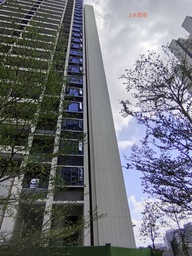
#> input picture facadeDetection/algorithms/data/southwest.jpg, 192 x 256 px, shrunk from 2448 x 3264 before the run
$ python ori_photo_zheng.py
#> lines starting #> are read from the running program, lines starting #| are printed output that depends on the picture
import cv2
import numpy as np

def get_vertical_lines(image):
    """
    通过边缘检测和霍夫变换提取图像中近似竖直的直线
    """
    gray = cv2.cvtColor(image, cv2.COLOR_BGR2GRAY)
    # 边缘检测 (参数可根据图像清晰度微调)
    edges = cv2.Canny(gray, 50, 150, apertureSize=3)

    # 霍夫变换提取直线
    lines = cv2.HoughLinesP(edges, rho=1, theta=np.pi/180, threshold=100,
                            minLineLength=80, maxLineGap=10)

    vertical_lines = []
    if lines is not None:
        for line in lines:
            x1, y1, x2, y2 = line[0]
            # 计算直线的倾斜角度
            if x2 == x1:
                angle = 90.0
            else:
                angle = np.degrees(np.arctan2(abs(y2 - y1), abs(x2 - x1)))

            # 过滤掉水平线和倾斜线，只保留角度大于 70 度的近似竖直线
            if angle > 70:
                vertical_lines.append((x1, y1, x2, y2))

    return vertical_lines

def compute_vanishing_point(lines):
    """
    计算所有竖直线的交点，并取中位数以剔除噪点（求垂直灭点）
    """
    intersections = []
    # 遍历所有线对，计算交点
    for i in range(len(lines)):
        for j in range(i + 1, len(lines)):
            x1, y1, x2, y2 = lines[i]
            x3, y3, x4, y4 = lines[j]

            # 利用齐次坐标叉乘求直线方程
            L1 = np.cross([x1, y1, 1], [x2, y2, 1])
            L2 = np.cross([x3, y3, 1], [x4, y4, 1])

            # 直线相交点
            pt = np.cross(L1, L2)
            if pt[2] != 0: # 避免平行线导致除以 0
                pt = pt / pt[2]
                intersections.append([pt[0], pt[1]])

    if not intersections:
        return None

    # 取所有交点的中位数作为鲁棒的灭点坐标 (vp_x, vp_y)
    # 中位数对异常值(误检的线条)有极强的抵抗力
    vp = np.median(intersections, axis=0)
    return vp

def auto_rectify_building(image_path, output_path="rectified_auto_东南.jpg"):
    """
    自动化调正视角主函数
    """
#> called with image_path = '../data/southwest.jpg', output_path = 'rectified_auto_southwest.jpg'
    img = cv2.imread(image_path)
#> img is the input picture: shape (256, 192, 3); mean B, G, R 119.4, 113.4, 111.3
    if img is None:
        print("未找到图片，请检查路径。")
        return

    h, w = img.shape[:2]
#> h = 256; w = 192

    # 1. 获取竖直线
    lines = get_vertical_lines(img)
#> in get_vertical_lines, `gray = cv2.cvtColor(image, cv2.COLOR_BGR2GRAY)`:
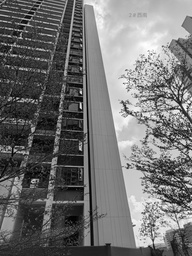
#> gray: shape (256, 192); min 0, max 255, mean 113.4
#> in get_vertical_lines, `edges = cv2.Canny(gray, 50, 150, apertureSize=3)`:
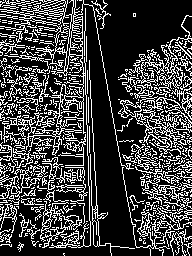
#> edges: shape (256, 192); 25.8% white in thin lines or dots
#> in get_vertical_lines, `lines = cv2.HoughLinesP(edges, rho=1, theta=np.pi/180, threshold=100, ..`: lines = 15 rows, first 6: [85, 4, 93, 244], [84, 41, 90, 240], [39, 246, 73, 0], [6, 244, 67, 0], [92, 1, 135, 245], [83, 245, 83, 67]
#> the loop in get_vertical_lines, `for line in lines:` made 15 passes
#> (x1, y1, x2, y2, angle) on passes 1 to 12: (85, 4, 93, 244, 88.09), (84, 41, 90, 240, 88.27), (39, 246, 73, 0, 82.13), (6, 244, 67, 0, 75.96), (92, 1, 135, 245, 80.01), (83, 245, 83, 67, 90), (52, 196, 75, 1, 83.27), (2, 221, 92, 131, 45), (0, 229, 65, 1, 74.09), (0, 9, 91, 100, 45), (1, 16, 91, 106, 45), (150, 252, 180, 38, 82.02)
#> after the loop in get_vertical_lines, `for line in lines:`: vertical_lines = [(85, 4, 93, 244), (84, 41, 90, 240), (39, 246, 73, 0), (6, 244, 67, 0), (92, 1, 135, 245), (83, 245, 83, 67), (52, 196, 75, 1), (0, 229, 65, 1), (150, 252, 180, 38), (158, 248, 185, 29)]
#> lines has the same summary as vertical_lines in get_vertical_lines
    if len(lines) < 2:
        print("检测到的竖直线不足，无法自动对齐。")
        return

    # 2. 计算垂直灭点
    vp = compute_vanishing_point(lines)
#> the loop in compute_vanishing_point, `for i in range(len(lines)):` made 10 passes
#> after the loop in compute_vanishing_point, `for i in range(len(lines)):`: intersections = 45 pairs, first value -7785.6 to 1143.4, second value -7744.4 to 56859.1
#> in compute_vanishing_point, `vp = np.median(intersections, axis=0)`: vp = [83, -57.53]
#> vp = [83, -57.53]
    if vp is None:
        print("无法计算灭点。")
        return

    vp_x, vp_y = vp
#> vp_x = 83; vp_y = -57.53
    print(f"计算得到的垂直灭点坐标: X={vp_x:.2f}, Y={vp_y:.2f}")
#| 计算得到的垂直灭点坐标: X=83.00, Y=-57.53

    # 3. 构造矫正矩阵 (Homography)
    # 思想：将图像中心移到原点 -> 应用校正映射 -> 移回原点
    cx, cy = w / 2.0, h / 2.0
#> cx = 96; cy = 128

    # 计算灭点相对于中心的偏移
    vp_y_centered = vp_y - cy
#> vp_y_centered = -185.5

    # 构造透视变换矩阵，专门修正俯仰角(Pitch)导致的畸变
    # (如果图像没有明显的左右倾斜，仅保留对 Y 轴的修正即可消除"远小近大")
    K = np.array([
        [1, 0, 0],
        [0, 1, 0],
        [0, -1.0 / vp_y_centered, 1]
    ])
#> K = [[1, 0, 0], [0, 1, 0], [0, 0.00539, 1]]

    T1 = np.array([
        [1, 0, -cx],
        [0, 1, -cy],
        [0, 0, 1]
    ])
#> T1 = [[1, 0, -96], [0, 1, -128], [0, 0, 1]]

    T2 = np.array([
        [1, 0, cx],
        [0, 1, cy],
        [0, 0, 1]
    ])
#> T2 = [[1, 0, 96], [0, 1, 128], [0, 0, 1]]

    # H = T2 * K * T1
    H = T2.dot(K).dot(T1)
#> H = [[1, 0.517, -66.23], [0, 1.69, -88.31], [0, 0.00539, 0.31]]

    # 4. 调整输出画布大小，防止矫正后图像被裁剪
    # 计算原图四个角在变换后的坐标
    corners = np.array([
        [0, 0], [w, 0], [w, h], [0, h]
    ], dtype='float32')
    corners = np.array([corners])
    warped_corners = cv2.perspectiveTransform(corners, H)[0]
#> warped_corners = [[-213.6, -284.8], [405.6, -284.8], [152.8, 203.7], [39.19, 203.7]]

    x_min, y_min = np.int32(warped_corners.min(axis=0))
#> x_min = -213; y_min = -284
    x_max, y_max = np.int32(warped_corners.max(axis=0))
#> x_max = 405; y_max = 203

    # 计算新图像的尺寸和偏移
    new_w = x_max - x_min
#> new_w = 618
    new_h = y_max - y_min
#> new_h = 487

    # 构造平移矩阵，把画面移回正中央
    T_offset = np.array([
        [1, 0, -x_min],
        [0, 1, -y_min],
        [0, 0, 1]
    ])
#> T_offset = [[1, 0, 213], [0, 1, 284], [0, 0, 1]]

    H_final = T_offset.dot(H)
#> H_final = [[1, 1.67, -0.186], [0, 3.22, -0.248], [0, 0.00539, 0.31]]

    # 5. 应用变换并保存
    rectified_img = cv2.warpPerspective(img, H_final, (new_w, new_h))
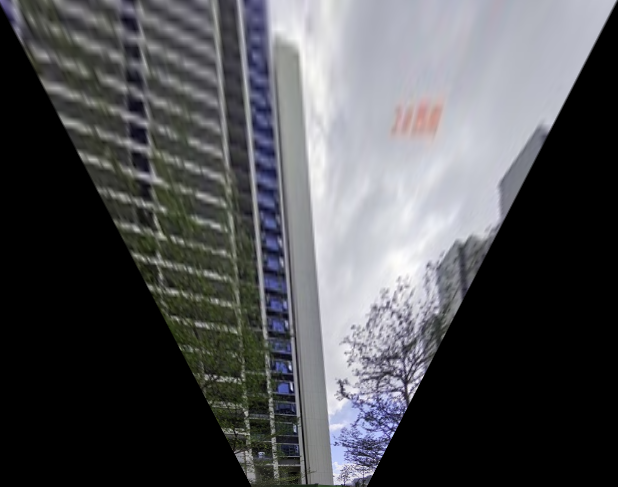
#> rectified_img: shape (487, 618, 3); mean B, G, R 83.4, 80.5, 79.7

    cv2.imwrite(output_path, rectified_img)
    print(f"处理完成！图片已保存至: {output_path}")

# ================= 使用示例 =================
# 将 "your_image.jpg" 替换为你的输入图像路径
if __name__ == "__main__":
    auto_rectify_building("../data/southwest.jpg", "rectified_auto_southwest.jpg")

$ run again, with facadeDetection/algorithms/data/northeast.jpg copied over facadeDetection/algorithms/data/southwest.jpg
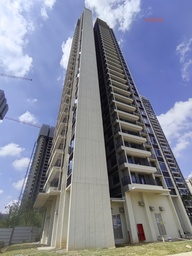
#> input picture facadeDetection/algorithms/data/northeast.jpg, 192 x 256 px, shrunk from 2448 x 3264 before the run
#> in auto_rectify_building, img is the input picture: shape (256, 192, 3); mean B, G, R 151.9, 134.9, 130
#> in get_vertical_lines, `edges = cv2.Canny(gray, 50, 150, apertureSize=3)`:
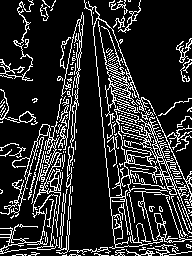
#> edges: shape (256, 192); 17.1% white in thin lines or dots
#> in get_vertical_lines, `lines = cv2.HoughLinesP(edges, rho=1, theta=np.pi/180, threshold=100, ..`: lines = [[66, 255, 82, 14], [90, 6, 106, 158], [70, 142, 80, 32], [113, 30, 189, 251], [56, 227, 77, 49], [49, 249, 78, 19], [101, 42, 157, 252], [106, 22, 185, 252], [124, 59, 183, 212], [56, 123, 73, 34], [16, 216, 43, 124], [105, 86, 131, 252]]
#> the loop in get_vertical_lines, `for line in lines:` made 12 passes
#> (x1, y1, x2, y2, angle) on passes 1 to 8: (66, 255, 82, 14, 86.2), (90, 6, 106, 158, 83.99), (70, 142, 80, 32, 84.81), (113, 30, 189, 251, 71.02), (56, 227, 77, 49, 83.27), (49, 249, 78, 19, 82.81), (101, 42, 157, 252, 75.07), (106, 22, 185, 252, 71.04)
#> after the loop in get_vertical_lines, `for line in lines:`: vertical_lines = [(66, 255, 82, 14), (90, 6, 106, 158), (70, 142, 80, 32), (113, 30, 189, 251), (56, 227, 77, 49), (49, 249, 78, 19), (101, 42, 157, 252), (106, 22, 185, 252), (56, 123, 73, 34), (16, 216, 43, 124), (105, 86, 131, 252)]
#> in auto_rectify_building, `lines = get_vertical_lines(img)`: lines has the same summary as vertical_lines in get_vertical_lines
#> the loop in compute_vanishing_point, `for i in range(len(lines)):` made 11 passes
#> after the loop in compute_vanishing_point, `for i in range(len(lines)):`: intersections = 55 pairs, first value -3426.4 to 117.5, second value -10262.3 to 15.72
#> in compute_vanishing_point, `vp = np.median(intersections, axis=0)`: vp = [85.44, -34.62]
#> vp_x = 85.44; vp_y = -34.62
#| 计算得到的垂直灭点坐标: X=85.44, Y=-34.62
#> vp_y_centered = -162.6
#> K = [[1, 0, 0], [0, 1, 0], [0, 0.00615, 1]]
#> H = [[1, 0.59, -75.56], [0, 1.79, -100.7], [0, 0.00615, 0.213]]
#> warped_corners = [[-354.9, -473.2], [546.9, -473.2], [149.7, 199.6], [42.28, 199.6]]
#> x_min = -354; y_min = -473
#> x_max = 546; y_max = 199
#> new_w = 900
#> new_h = 672
#> T_offset = [[1, 0, 354], [0, 1, 473], [0, 0, 1]]
#> H_final = [[1, 2.77, -0.197], [0, 4.7, -0.0494], [0, 0.00615, 0.213]]
#> in auto_rectify_building, `rectified_img = cv2.warpPerspective(img, H_final, (new_w, new_h))`:
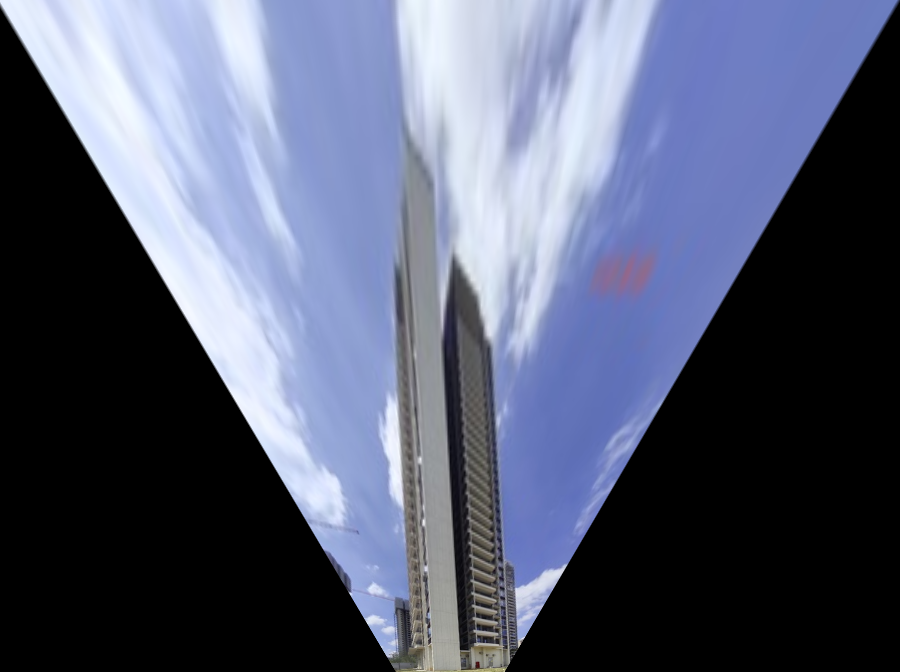
#> rectified_img: shape (672, 900, 3); mean B, G, R 113.7, 91.7, 85.3

$ run again, with facadeDetection/algorithms/data/northwest.jpg copied over facadeDetection/algorithms/data/southwest.jpg
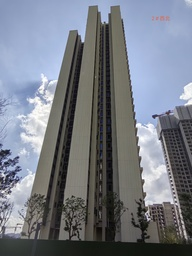
#> input picture facadeDetection/algorithms/data/northwest.jpg, 192 x 256 px, shrunk from 2448 x 3264 before the run
#> in auto_rectify_building, img is the input picture: shape (256, 192, 3); mean B, G, R 133.1, 123.6, 118.5
#> in get_vertical_lines, `edges = cv2.Canny(gray, 50, 150, apertureSize=3)`:
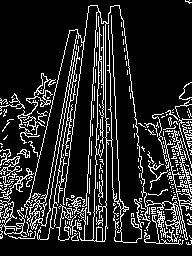
#> edges: shape (256, 192); 15.4% white in thin lines or dots
#> in get_vertical_lines, `lines = cv2.HoughLinesP(edges, rho=1, theta=np.pi/180, threshold=100, ..`: lines = 17 rows, first 6: [111, 25, 122, 241], [45, 226, 79, 35], [95, 177, 100, 34], [39, 230, 77, 33], [92, 100, 97, 5], [87, 224, 98, 8]
#> the loop in get_vertical_lines, `for line in lines:` made 17 passes
#> (x1, y1, x2, y2, angle) on passes 1 to 8: (111, 25, 122, 241, 87.08), (45, 226, 79, 35, 79.91), (95, 177, 100, 34, 88), (39, 230, 77, 33, 79.08), (92, 100, 97, 5, 86.99), (87, 224, 98, 8, 87.08), (108, 16, 112, 158, 88.39), (47, 239, 80, 35, 80.81)
#> after the loop in get_vertical_lines, `for line in lines:`: vertical_lines = 16 items, first 6: (111, 25, 122, 241), (45, 226, 79, 35), (95, 177, 100, 34), (39, 230, 77, 33), (92, 100, 97, 5), (87, 224, 98, 8)
#> in auto_rectify_building, `lines = get_vertical_lines(img)`: lines has the same summary as vertical_lines in get_vertical_lines
#> the loop in compute_vanishing_point, `for i in range(len(lines)):` made 16 passes
#> after the loop in compute_vanishing_point, `for i in range(len(lines)):`: intersections = 119 pairs, first value 89.64 to 132.6, second value -670.9 to -10.96
#> in compute_vanishing_point, `vp = np.median(intersections, axis=0)`: vp = [104.5, -115]
#> vp_x = 104.5; vp_y = -115
#| 计算得到的垂直灭点坐标: X=104.47, Y=-114.99
#> vp_y_centered = -243
#> K = [[1, 0, 0], [0, 1, 0], [0, 0.00412, 1]]
#> H = [[1, 0.395, -50.57], [0, 1.53, -67.43], [0, 0.00412, 0.473]]
#> warped_corners = [[-106.9, -142.5], [298.9, -142.5], [158.9, 211.8], [33.12, 211.8]]
#> x_min = -106; y_min = -142
#> x_max = 298; y_max = 211
#> new_w = 404
#> new_h = 353
#> T_offset = [[1, 0, 106], [0, 1, 142], [0, 0, 1]]
#> H_final = [[1, 0.831, -0.407], [0, 2.11, -0.227], [0, 0.00412, 0.473]]
#> in auto_rectify_building, `rectified_img = cv2.warpPerspective(img, H_final, (new_w, new_h))`:
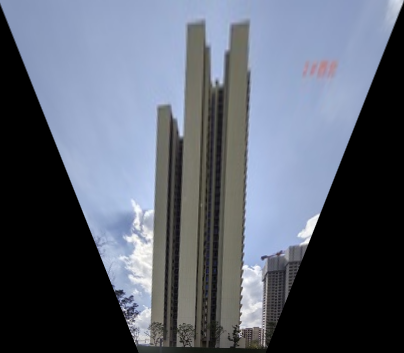
#> rectified_img: shape (353, 404, 3); mean B, G, R 110.5, 97.1, 90.4
